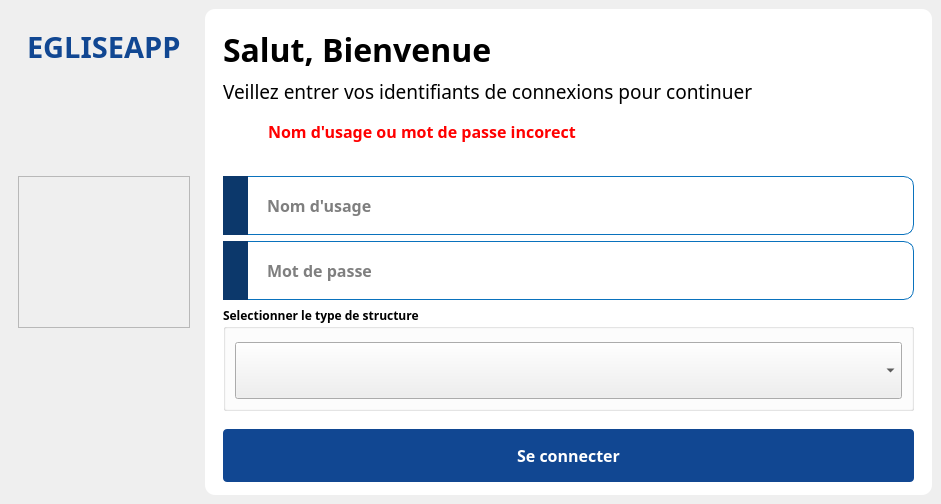
<?xml version="1.0" encoding="UTF-8"?>
<ui version="4.0">
 <class>Dialog</class>
 <widget class="QDialog" name="Dialog">
  <property name="geometry">
   <rect>
    <x>0</x>
    <y>0</y>
    <width>941</width>
    <height>504</height>
   </rect>
  </property>
  <property name="windowTitle">
   <string>Dialog</string>
  </property>
  <layout class="QVBoxLayout" name="verticalLayout_2">
   <property name="spacing">
    <number>0</number>
   </property>
   <property name="leftMargin">
    <number>0</number>
   </property>
   <property name="topMargin">
    <number>0</number>
   </property>
   <property name="rightMargin">
    <number>0</number>
   </property>
   <property name="bottomMargin">
    <number>0</number>
   </property>
   <item>
    <widget class="QWidget" name="widget" native="true">
     <layout class="QHBoxLayout" name="horizontalLayout">
      <item>
       <widget class="QWidget" name="widget_2" native="true">
        <layout class="QVBoxLayout" name="verticalLayout_6">
         <item alignment="Qt::AlignTop">
          <widget class="QWidget" name="widget_8" native="true">
           <layout class="QVBoxLayout" name="verticalLayout_9">
            <item alignment="Qt::AlignTop">
             <widget class="QLabel" name="label_23">
              <property name="font">
               <font>
                <family>GeForce</family>
                <pointsize>22</pointsize>
                <weight>75</weight>
                <bold>true</bold>
               </font>
              </property>
              <property name="styleSheet">
               <string notr="true">color: rgb(17, 71, 146);</string>
              </property>
              <property name="text">
               <string>EGLISEAPP</string>
              </property>
             </widget>
            </item>
           </layout>
          </widget>
         </item>
         <item>
          <widget class="QFrame" name="frame_3">
           <property name="frameShape">
            <enum>QFrame::StyledPanel</enum>
           </property>
           <property name="frameShadow">
            <enum>QFrame::Raised</enum>
           </property>
          </widget>
         </item>
         <item>
          <widget class="QLabel" name="label_7">
           <property name="maximumSize">
            <size>
             <width>400</width>
             <height>300</height>
            </size>
           </property>
           <property name="text">
            <string/>
           </property>
           <property name="pixmap">
            <pixmap>../../static/asset/other/hero-illo_1x.png</pixmap>
           </property>
           <property name="scaledContents">
            <bool>true</bool>
           </property>
          </widget>
         </item>
        </layout>
       </widget>
      </item>
      <item>
       <widget class="QWidget" name="widget_3" native="true">
        <property name="styleSheet">
         <string notr="true">#user, #password{
 background:white;
border: 1px solid rgb(10, 114, 189);
border-solid: 15px
}

#widget_3{
	background:white;
	border-radius: 10px
}</string>
        </property>
        <layout class="QVBoxLayout" name="verticalLayout_7">
         <item>
          <widget class="QWidget" name="widget_4" native="true">
           <layout class="QVBoxLayout" name="verticalLayout">
            <item>
             <widget class="QLabel" name="label_2">
              <property name="font">
               <font>
                <family>GeForce</family>
                <pointsize>24</pointsize>
                <weight>75</weight>
                <bold>true</bold>
               </font>
              </property>
              <property name="text">
               <string>Salut, Bienvenue</string>
              </property>
             </widget>
            </item>
            <item>
             <widget class="QLabel" name="label_3">
              <property name="font">
               <font>
                <family>GeForce</family>
                <pointsize>14</pointsize>
               </font>
              </property>
              <property name="styleSheet">
               <string notr="true"/>
              </property>
              <property name="text">
               <string>Veillez entrer vos identifiants de connexions pour continuer</string>
              </property>
             </widget>
            </item>
            <item>
             <widget class="QWidget" name="err" native="true">
              <layout class="QHBoxLayout" name="horizontalLayout_5">
               <item>
                <widget class="QLabel" name="label_4">
                 <property name="maximumSize">
                  <size>
                   <width>30</width>
                   <height>30</height>
                  </size>
                 </property>
                 <property name="text">
                  <string/>
                 </property>
                 <property name="pixmap">
                  <pixmap>../../static/asset/icons/blue/user-x.svg</pixmap>
                 </property>
                 <property name="scaledContents">
                  <bool>true</bool>
                 </property>
                </widget>
               </item>
               <item>
                <widget class="QLabel" name="label">
                 <property name="font">
                  <font>
                   <family>GeForce</family>
                   <pointsize>12</pointsize>
                   <weight>75</weight>
                   <bold>true</bold>
                  </font>
                 </property>
                 <property name="styleSheet">
                  <string notr="true">color: red</string>
                 </property>
                 <property name="text">
                  <string>Nom d'usage ou mot de passe incorect</string>
                 </property>
                </widget>
               </item>
              </layout>
             </widget>
            </item>
           </layout>
          </widget>
         </item>
         <item>
          <widget class="QWidget" name="widget_5" native="true">
           <layout class="QVBoxLayout" name="verticalLayout_5">
            <item>
             <widget class="QWidget" name="user" native="true">
              <property name="styleSheet">
               <string notr="true">border-radius: 10px</string>
              </property>
              <layout class="QHBoxLayout" name="horizontalLayout_2">
               <property name="spacing">
                <number>0</number>
               </property>
               <property name="leftMargin">
                <number>0</number>
               </property>
               <property name="topMargin">
                <number>0</number>
               </property>
               <property name="rightMargin">
                <number>0</number>
               </property>
               <property name="bottomMargin">
                <number>0</number>
               </property>
               <item>
                <widget class="QFrame" name="frame">
                 <property name="styleSheet">
                  <string notr="true">background-color: #0c386b;
border-radius: none</string>
                 </property>
                 <property name="frameShape">
                  <enum>QFrame::StyledPanel</enum>
                 </property>
                 <property name="frameShadow">
                  <enum>QFrame::Raised</enum>
                 </property>
                 <layout class="QVBoxLayout" name="verticalLayout_3">
                  <item>
                   <widget class="QLabel" name="label_5">
                    <property name="maximumSize">
                     <size>
                      <width>30</width>
                      <height>30</height>
                     </size>
                    </property>
                    <property name="toolTipDuration">
                     <number>4</number>
                    </property>
                    <property name="text">
                     <string/>
                    </property>
                    <property name="pixmap">
                     <pixmap>../../static/asset/icons/white/user.svg</pixmap>
                    </property>
                    <property name="scaledContents">
                     <bool>true</bool>
                    </property>
                   </widget>
                  </item>
                 </layout>
                </widget>
               </item>
               <item>
                <widget class="QLineEdit" name="lineEdit">
                 <property name="font">
                  <font>
                   <family>GeForce</family>
                   <pointsize>12</pointsize>
                   <weight>75</weight>
                   <bold>true</bold>
                  </font>
                 </property>
                 <property name="cursor">
                  <cursorShape>IBeamCursor</cursorShape>
                 </property>
                 <property name="styleSheet">
                  <string notr="true">padding:15px;
border: none;
border-radius:20px;
margin: 2px</string>
                 </property>
                 <property name="placeholderText">
                  <string>Nom d'usage</string>
                 </property>
                 <property name="clearButtonEnabled">
                  <bool>false</bool>
                 </property>
                </widget>
               </item>
              </layout>
             </widget>
            </item>
            <item>
             <widget class="QWidget" name="password" native="true">
              <property name="styleSheet">
               <string notr="true">border-radius: 10px;
</string>
              </property>
              <layout class="QHBoxLayout" name="horizontalLayout_4">
               <property name="spacing">
                <number>0</number>
               </property>
               <property name="leftMargin">
                <number>0</number>
               </property>
               <property name="topMargin">
                <number>0</number>
               </property>
               <property name="rightMargin">
                <number>0</number>
               </property>
               <property name="bottomMargin">
                <number>0</number>
               </property>
               <item>
                <widget class="QWidget" name="widget_7" native="true">
                 <property name="styleSheet">
                  <string notr="true">border-radius: none</string>
                 </property>
                 <layout class="QHBoxLayout" name="horizontalLayout_3">
                  <property name="spacing">
                   <number>0</number>
                  </property>
                  <property name="leftMargin">
                   <number>0</number>
                  </property>
                  <property name="topMargin">
                   <number>0</number>
                  </property>
                  <property name="rightMargin">
                   <number>0</number>
                  </property>
                  <property name="bottomMargin">
                   <number>0</number>
                  </property>
                  <item>
                   <widget class="QFrame" name="frame_2">
                    <property name="styleSheet">
                     <string notr="true">background-color:#0c386b;</string>
                    </property>
                    <property name="frameShape">
                     <enum>QFrame::StyledPanel</enum>
                    </property>
                    <property name="frameShadow">
                     <enum>QFrame::Raised</enum>
                    </property>
                    <layout class="QVBoxLayout" name="verticalLayout_4">
                     <property name="leftMargin">
                      <number>9</number>
                     </property>
                     <item>
                      <widget class="QLabel" name="label_6">
                       <property name="maximumSize">
                        <size>
                         <width>30</width>
                         <height>30</height>
                        </size>
                       </property>
                       <property name="text">
                        <string/>
                       </property>
                       <property name="pixmap">
                        <pixmap>../../static/asset/icons/white/key.svg</pixmap>
                       </property>
                       <property name="scaledContents">
                        <bool>true</bool>
                       </property>
                      </widget>
                     </item>
                    </layout>
                   </widget>
                  </item>
                  <item>
                   <widget class="QLineEdit" name="lineEdit_2">
                    <property name="font">
                     <font>
                      <family>GeForce</family>
                      <pointsize>12</pointsize>
                      <weight>75</weight>
                      <bold>true</bold>
                     </font>
                    </property>
                    <property name="styleSheet">
                     <string notr="true">padding:15px;
border: none;
border-radius:20px;
margin: 2px</string>
                    </property>
                    <property name="echoMode">
                     <enum>QLineEdit::Password</enum>
                    </property>
                    <property name="placeholderText">
                     <string>Mot de passe</string>
                    </property>
                   </widget>
                  </item>
                 </layout>
                </widget>
               </item>
              </layout>
             </widget>
            </item>
            <item>
             <widget class="QGroupBox" name="groupBox">
              <property name="font">
               <font>
                <family>GeForce</family>
                <weight>75</weight>
                <bold>true</bold>
               </font>
              </property>
              <property name="title">
               <string>Selectionner le type de structure</string>
              </property>
              <layout class="QVBoxLayout" name="verticalLayout_10">
               <property name="topMargin">
                <number>13</number>
               </property>
               <item>
                <widget class="QComboBox" name="ctgStruct">
                 <property name="font">
                  <font>
                   <family>GeForce</family>
                   <pointsize>12</pointsize>
                   <weight>75</weight>
                   <bold>true</bold>
                  </font>
                 </property>
                 <property name="styleSheet">
                  <string notr="true">padding: 15px;</string>
                 </property>
                </widget>
               </item>
              </layout>
             </widget>
            </item>
           </layout>
          </widget>
         </item>
         <item>
          <widget class="QWidget" name="widget_6" native="true">
           <layout class="QVBoxLayout" name="verticalLayout_8">
            <property name="spacing">
             <number>0</number>
            </property>
            <property name="leftMargin">
             <number>9</number>
            </property>
            <property name="topMargin">
             <number>0</number>
            </property>
            <property name="rightMargin">
             <number>9</number>
            </property>
            <property name="bottomMargin">
             <number>0</number>
            </property>
            <item>
             <widget class="QPushButton" name="connect">
              <property name="font">
               <font>
                <family>GeForce</family>
                <pointsize>12</pointsize>
                <weight>75</weight>
                <bold>true</bold>
               </font>
              </property>
              <property name="cursor">
               <cursorShape>PointingHandCursor</cursorShape>
              </property>
              <property name="styleSheet">
               <string notr="true">QPushButton#connect{
	background: rgba(17,71,146,255)
;
	color: white;
	padding: 15px;
	border-radius: 4px;
}

QPushButton#connect:hover{
	background: #0c386b;
	transform: translateY(2px);
	transition: all linear 0.3s
}

QPushButton#connect:pressed{
	background: #0c386b;
	transform: translateY(4px);
	padding-top:10px;
	padding-left:10px;
	transition: all linear 0.3s
}

</string>
              </property>
              <property name="text">
               <string>Se connecter</string>
              </property>
              <property name="icon">
               <iconset>
                <normaloff>../../static/asset/icons/white/log-in.svg</normaloff>../../static/asset/icons/white/log-in.svg</iconset>
              </property>
             </widget>
            </item>
           </layout>
          </widget>
         </item>
        </layout>
       </widget>
      </item>
     </layout>
    </widget>
   </item>
  </layout>
 </widget>
 <resources/>
 <connections/>
</ui>
